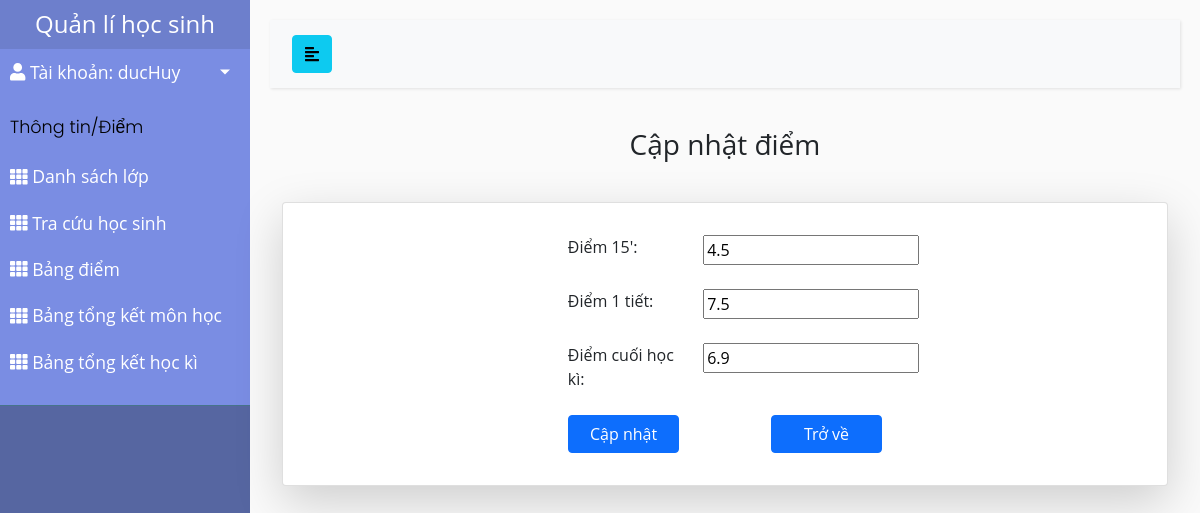
Page /bangdiem/capnhat/1 (signed in) on the committed database.
### studentMan/models.py (models this page shows, shortened)
class CustomUser(AbstractUser):
    USER_TYPE = (('1', "Admin"), ('2', "Teacher"), ('3', "Student"))
    SEX_CATELOGY = [("1", "Nam"), ("0", "Nữ")]
    now = datetime.now().strftime('%Y-%m-%d')
    username = models.CharField(max_length=200, unique=True)
    role = models.CharField(default='1', choices=USER_TYPE, max_length=1)
    is_active = models.BooleanField(default=True)
    is_staff = models.BooleanField(default=False)
    is_superuser = models.BooleanField(default=False)
    name = models.CharField(default='', max_length=200)
    dateOfBirth = models.DateTimeField(default=datetime.strptime(now,'%Y-%m-%d'))
    sex = models.CharField(default='1', choices=SEX_CATELOGY,max_length=1)
    phone = models.CharField(default='', max_length=20)
    email = models.EmailField(default='')
    address = models.TextField(default='')
    USERNAME_FIELD = "username"
    REQUIRED_FIELDS = []
    objects = CustomUserManager()
    def __str__(self):
        return self.username

class Mark(models.Model):
    SEMESTER_CATEGORY = (
        ('1', '1'),
        ('2', '2')
    )
    student = models.ForeignKey(Student, on_delete=models.CASCADE)
    subject = models.ForeignKey(Subject, on_delete=models.CASCADE)
    semester_mark = models.CharField(max_length=200, null=False, choices=SEMESTER_CATEGORY)
    markFifteen = models.FloatField(null=True, blank=True)
    markOne = models.FloatField(null=True, blank=True)
    markFinal = models.FloatField(null=True, blank=True)

### studentMan/decorators.py (the view)
        def wrapper_func(request, *args, **kwargs):
            role = CustomUser.objects.get(username=request.user.username).role
            if role:
                role = CustomUser.USER_TYPE[int(role) - 1][1]
            if role in allowed_roles:
                return view_func(request, *args, **kwargs)
            else:
                return HttpResponse('You are not authorized to view this page')

### studentMan/forms.py
class transcriptForm(forms.ModelForm):
    class Meta:
        model = Mark
        fields = '__all__'
    def __init__(self, *args, **kwargs):
        super().__init__(*args, **kwargs)
        self.fields['semester_mark'].widget.attrs.update(
            {'class': 'form-select'}
        )

### studentMan/context_processors.py (called while the page is built)
def get_role(request):
    user = CustomUser.objects.filter(username=request.user.username)
    role = ""
    if len(user) != 0:
        role = CustomUser.USER_TYPE[int(user[0].role) - 1][1]
    return {'role': role}

### studentMan/models.py (called while the page is built)
    def __str__(self):
        return self.name

    def __str__(self):
        return self.user.username

### studentMan/templates/teacher_template/capNhatDiem.html (shortened to what this page needs)
{% extends 'studentMan/base.html' %}
{% load static %}
{% block content %}
    <h3 class="label">Cập nhật điểm</h3>
    <div class="card card-body shadow-lg">
        <div class="jus_center row">
            <form role="form" method="POST" enctype="multipart/form-data" class="col-lg-6">
                <div class="card-body">
                    {% for field in form  %}
                        {% if field == form.markFifteen %}
                            <div class="form-group row jus_center">
                                <div class="col-lg-4">
                                    Điểm 15':
                                </div>
                                <div class="col-lg-6">
                                {{form.markFifteen}}
                                </div>
                            </div>
                            <br>
                        {% elif field == form.markOne %}
                            <div class="form-group row jus_center">
                                <div class="col-lg-4">
                                    Điểm 1 tiết:
                                </div>
                                <div class="col-lg-6">
                                {{form.markOne}}
                                </div>
                            </div>
                            <br>
                        {% elif field == form.markFinal %}
                            <div class="form-group row jus_center">
                                <div class="col-lg-4">
                                    Điểm cuối học kì:
                                </div>
                                <div class="col-lg-6">
                                {{form.markFinal}}
                                </div>
                            </div>
                            <br>
                        {% else %}
                            <div class="disable">
                                {{field}}
                            </div>
                        {% endif %}
                    {% endfor %}
                    <div class="form-group row jus_space-around ">
                        <div class="col-lg-4">
                            <button type="submit" onclick="return confirm('Xác nhận cập nhật điểm ?')" class="btn btn-primary btn-block" style="width: 100%;">
                                Cập nhật
                            </button>
                        </div>
                        <div class="col-lg-4">
                            <a href="{% url 'bangDiemGV' %}" class="btn btn-primary" style="width: 100%;">Trở về</a>
                        </div>
                    </div>
                </div>
            </form>
        </div>
    </div>
{% endblock content %}

### studentMan/templates/studentMan/sidebar_template.html (shortened to what this page needs)
{% load static %}
<aside>
    <div class="sidebar-header" style="padding: 10px 20px">
        <a href="{% url 'admin_home' %}" class="brand-link">
            <h4 class="HEADER" style="margin: 0">Quản lí học sinh</h4>
        </a>
    </div>
    <link rel="stylesheet" href="{% static './css/roles.css' %}">
    <nav>
        <ul class="list-unstyled components">
            <li class="info">
                <a href="#profileMunu" data-toggle="collapse" aria-expanded="false" class="dropdown-toggle mb-2">
                    <i class="nav-icon fas fa-user"></i>
                    Tài khoản: {{user}}
                </a>
            </li>
            <div class="sidebar-content"><p>Thông tin/Điểm</p></div>
            {% if role == 'Admin' or role == 'Teacher' %}
                <li>
                    {% url 'dsLop' as dsLop %}
                    <a href="{{ dsLop }}" class="{% if dsLop == request.path %} active {% endif %}">
                        <i class="nav-icon fas fa-th"></i>
                        <span>Danh sách lớp</span>
                    </a>
                </li>
            {%endif%}
            {% if role == 'Admin' or role == 'Teacher' %}
                <li>
                    {% url 'chonNienKhoaTraCuu' as chonNienKhoaTraCuu %}
                    <a href="{{ chonNienKhoaTraCuu }}"
                        class="{% if chonNienKhoaTraCuu == request.path %} active {% endif %}">
                        <i class="nav-icon fas fa-th"></i>
                        <span>
                    Tra cứu học sinh
                </span>
                    </a>
                </li>
            {% endif %}
            {% if role == 'Admin' %}
                <li>
                    {% url 'bangDiem' as bangDiem %}
                    <a href="{{ bangDiem }}"
                        class="{% if bangDiem == request.path %} active {% endif %}">
                        <i class="nav-icon fas fa-th"></i>
                        <span>
                        Bảng điểm
                    </span>
                    </a>
                </li>
            {% elif role == 'Teacher' %}
                <li>
                    {% url 'bangDiemGV' as bangDiemGV %}
                    <a href="{{ bangDiemGV }}">
                        <i class="nav-icon fas fa-th"></i>
                        <span>
                        Bảng điểm
                    </span>
                    </a>
                </li>
            {%endif%}
            {% if role == 'Admin' %}
            <li>
                <a href="#summarySubmenu" data-toggle="collapse" aria-expanded="false" class="dropdown-toggle">
                    <i class="nav-icon fas fa-th"></i>
                    <span>
                    Bảng tổng kết
                </span>
                </a>
                <ul class="collapse list-unstyled" id="summarySubmenu">
                    <li>
                        {% url 'baoCaoMH' as mon_hoc %}
                        <a href="{{ mon_hoc }}" class="{% if mon_hoc == request.path %} active {% endif %}">Môn
                            học</a>
                    </li>
                    <li>
                        {% url 'baoCaoHocKi' as hoc_ki %}
                        <a href="{{ hoc_ki }}" class="{% if hoc_ki == request.path %} active {% endif %}">Học kì</a>
                    </li>
                </ul>
            </li>
            {% else %}
            <li class="nav-item">
                {% url 'baoCaoMH' as mon_hoc %}
                <a href="{{ mon_hoc }}">
                    <i class="nav-icon fas fa-th"></i>
                    <span>Bảng tổng kết môn học</span>
                </a>
            </li>
            <li class="nav-item">
                {% url 'baoCaoHocKi' as hoc_ki %}
                <a href="{{ hoc_ki }}">
                    <i class="nav-icon fas fa-th"></i>
                    <span>Bảng tổng kết học kì</span>
                </a>
            </li>
            {%endif%}
        </ul>
    </nav>
</aside>

### static/css/styles.css (style rules this page uses)
.jus_center { justify-content: center; }
.jus_space-around { justify-content: space-around; }
body { font-family: "Open Sans", sans-serif; background: #fafafa; position: relative }
p { font-family: 'Poppins', sans-serif; font-size: 1.1em; font-weight: 300; line-height: 1.7em; color: #999; }
a, a:hover, a:focus { color: inherit; text-decoration: none; transition: all 0.3s; }
#sidebar .sidebar-header { padding: 20px; background: #6d7fcc; }
#sidebar .sidebar-content { color: #000; }
#sidebar ul.components { padding: 20px 0; border-bottom: 1px solid #47748b; }
#sidebar ul p { color: #000; padding: 10px; margin-bottom: 0; }
#sidebar ul li a { padding: 10px; font-size: 1.1em; display: block; }
a[data-toggle="collapse"] { position: relative; }
.dropdown-toggle::after { display: block; position: absolute; top: 50%; right: 20px; transform: translateY(-50%); }
#content .label { text-align: center; margin-bottom: 40px; }

### static/css/roles.css (style rules this page uses)
.HEADER { text-align: center; }
.list-unstyled.components { padding-top: 0 !important; background-color: #7A8DE3FF; }

### rows in the picture
CustomUser: username "ducHuy"
Mark: markFifteen "4.5", markOne "7.5", markFinal "6.9"
